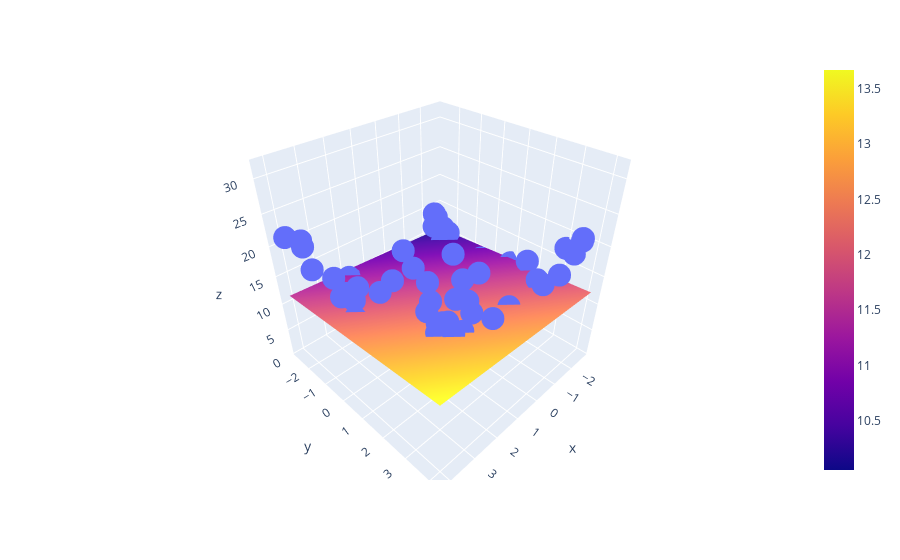

Notebook code for this chart:
### Code cell
import plotly.graph_objects as go
fig = px.scatter_3d(df, x=x.ravel(), y=y.ravel(), z=z.ravel())
fig.add_trace(go.Surface(x=x_input, y=y_input, z=z_final))
fig.show()
